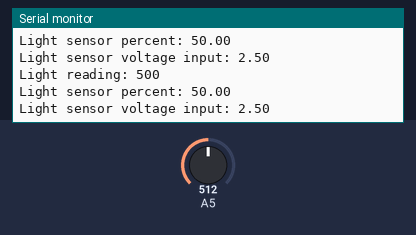
A sketch run on a simulated Arduino Uno, built with avr-gcc and run on an emulated ATmega328P. Shown: the last lines printed to the serial monitor. The test bench sets the inputs (shaded band); at power-on: A5 = 512.

Above: at 0.8 s.
0.9 s: A5 set to 716
At 1.38 s:
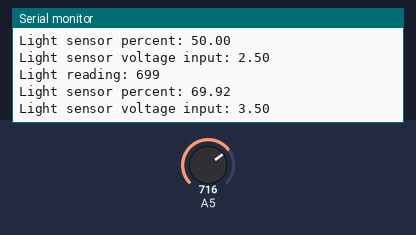
2.4 s: A5 set to 900
At 2.95 s:
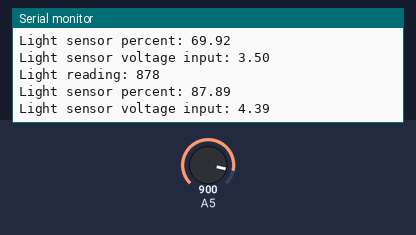
Timing chart, 0 to 5.4 s (numbered marks = the images above; inputs shaded):
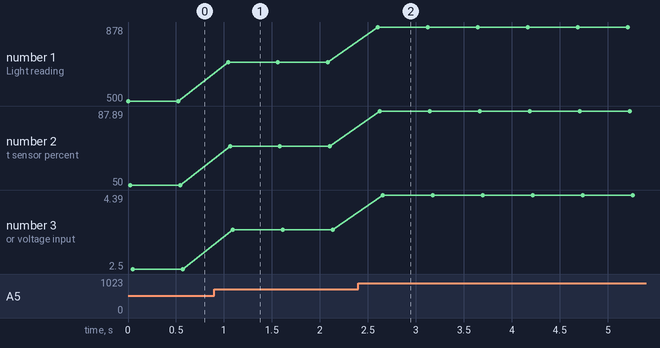

Measured:
- after the input at 0.9 s, the serial monitor: prints a new line after 0.14 s (image 1)
- after the input at 2.4 s, the serial monitor: prints a new line after 0.21 s (image 2)
- plotted number 1: 500 → 699 after the input at 0.9 s, 699 → 878 after the input at 2.4 s
- plotted number 2: 50 → 69.92 after the input at 0.9 s, 69.92 → 87.89 after the input at 2.4 s
- plotted number 3: 2.5 → 3.5 after the input at 0.9 s, 3.5 → 4.39 after the input at 2.4 s

The sketch:

LightSense.ino
```cpp
#include <Wire.h>
#include <SPI.h>

#include <Gadgeteering.h>

#include <Mainboards/FEZMedusaShield3D.h>
#include <Modules/LightSense.h>

using namespace gadgeteering;
using namespace gadgeteering::mainboards;
using namespace gadgeteering::modules;

void loop()
{

}

void setup()
{
	Serial.begin(9600);

	fez_medusa_shield_3d board;
	light_sense sensor(1);

	while(true)
	{
		Serial.print("Light reading: "); Serial.print(sensor.get_illuminance()); Serial.println("");
		Serial.print("Light sensor percent: "); Serial.print(sensor.read_percentage()); Serial.println("");
		Serial.print("Light sensor voltage input: "); Serial.print(sensor.read_voltage()); Serial.println(""); Serial.println("");

		system::sleep(500);
	}

	return;
}
```
